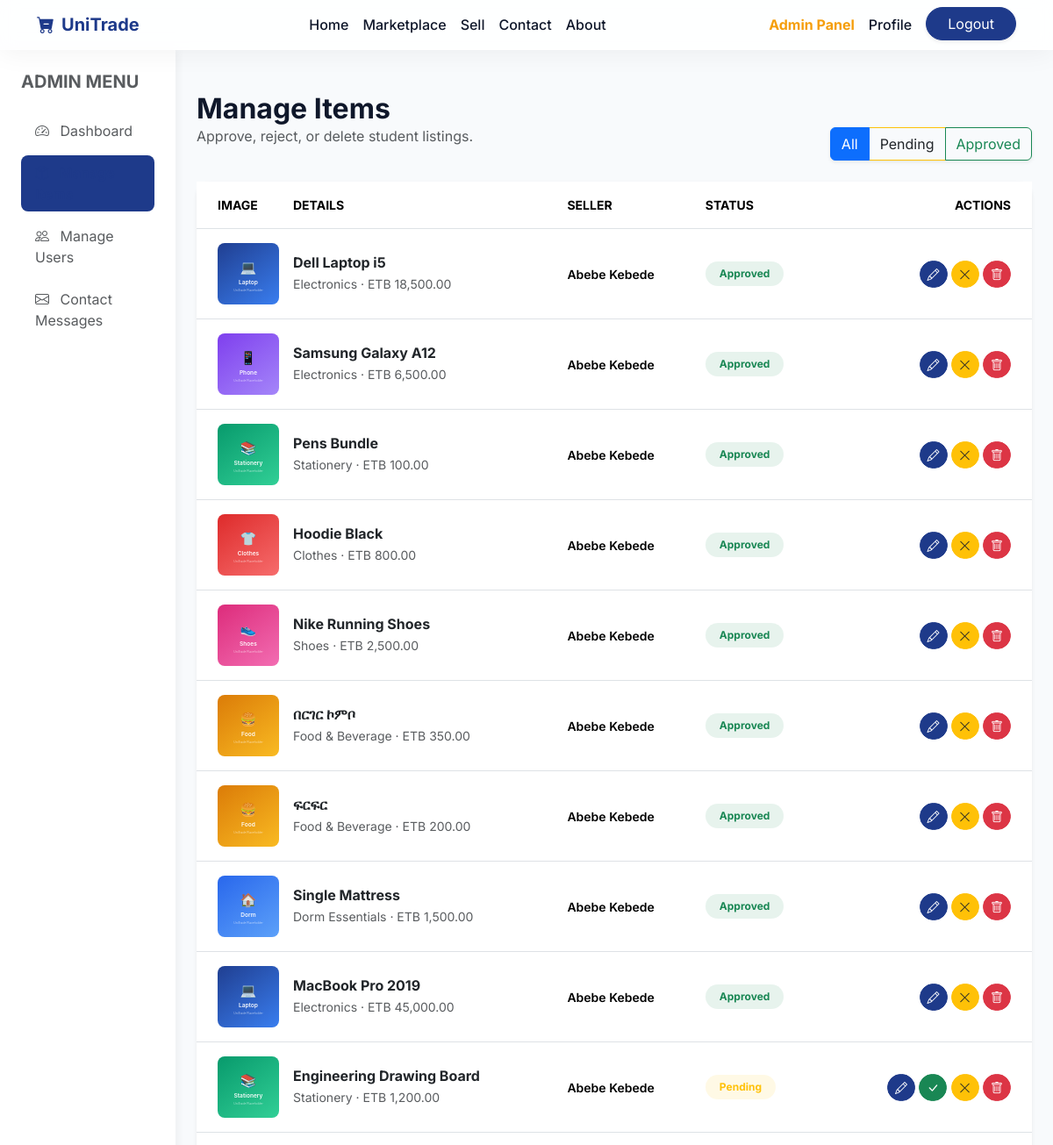
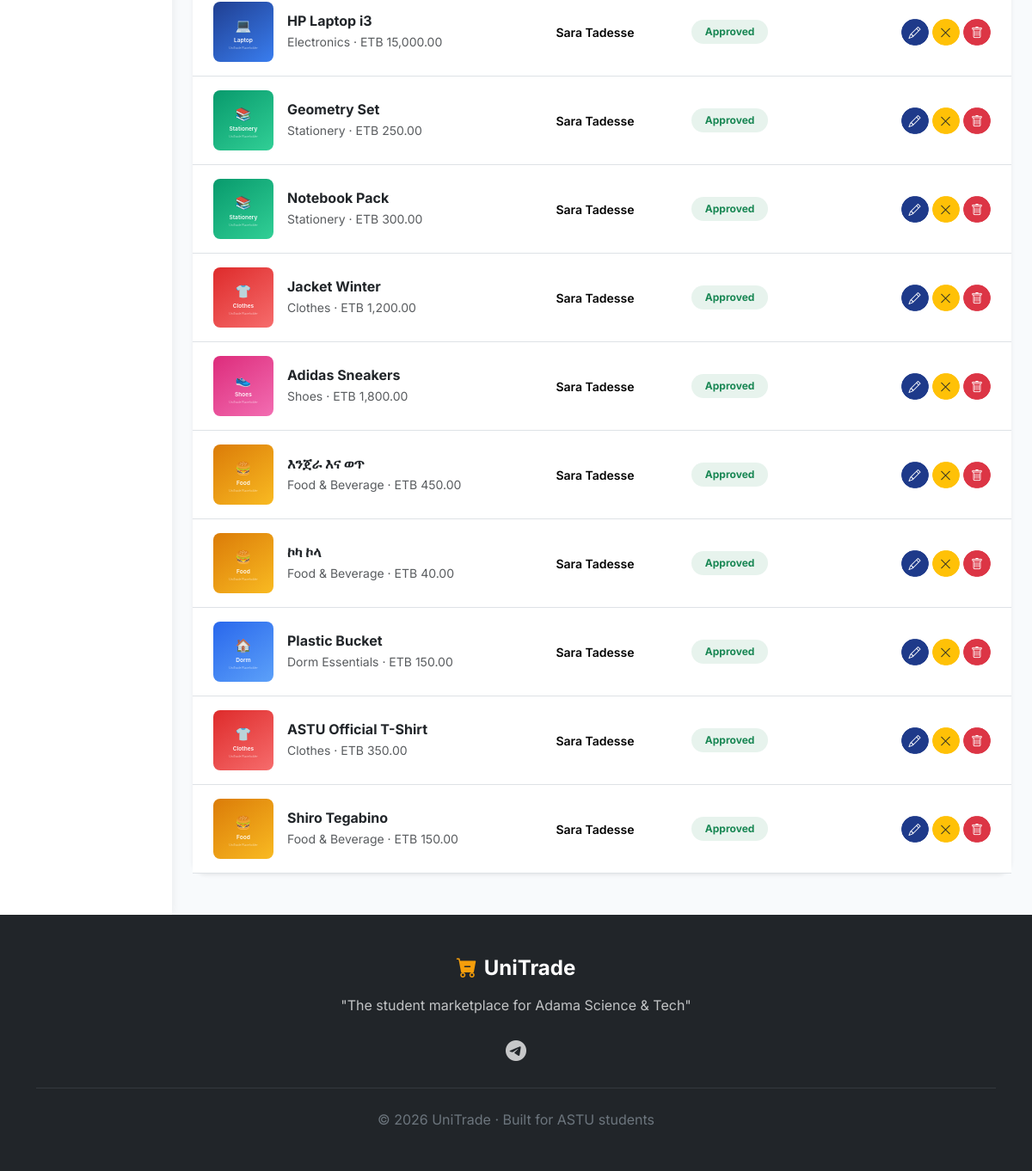
The page /admin/items.php (signed in) on the database its author committed (2 pictures, top to bottom).
### tables this page shows
CREATE TABLE `items` (
  `id` int(11) NOT NULL AUTO_INCREMENT,
  `user_id` int(11) NOT NULL,
  `category_id` int(11) NOT NULL,
  `title` varchar(255) NOT NULL,
  `description` text NOT NULL,
  `price` decimal(10,2) NOT NULL,
  `condition_type` varchar(50) NOT NULL,
  `status` enum('pending','approved','rejected') DEFAULT 'pending',
  `image` varchar(255) NOT NULL,
  `created_at` timestamp DEFAULT current_timestamp(),
  PRIMARY KEY (`id`),
  KEY `user_id` (`user_id`),
  KEY `category_id` (`category_id`),
  CONSTRAINT `items_ibfk_1` FOREIGN KEY (`user_id`) REFERENCES `users` (`id`) ON DELETE CASCADE,
  CONSTRAINT `items_ibfk_2` FOREIGN KEY (`category_id`) REFERENCES `categories` (`id`) ON DELETE CASCADE
);

CREATE TABLE `categories` (
  `id` int(11) NOT NULL AUTO_INCREMENT,
  `name` varchar(100) NOT NULL,
  `description` text DEFAULT NULL,
  `icon` varchar(50) DEFAULT NULL,
  `image` varchar(255) DEFAULT NULL,
  PRIMARY KEY (`id`)
);

CREATE TABLE `users` (
  `id` int(11) NOT NULL AUTO_INCREMENT,
  `full_name` varchar(255) NOT NULL,
  `email` varchar(255) NOT NULL,
  `password` varchar(255) NOT NULL,
  `telegram_username` varchar(100) NOT NULL,
  `phone` varchar(20) NOT NULL,
  `department` varchar(100) NOT NULL,
  `ugr_id` varchar(50) NOT NULL,
  `profile_image` varchar(255) DEFAULT 'default.png',
  `role` enum('student','admin') DEFAULT 'student',
  `is_verified` tinyint(1) DEFAULT 0,
  `created_at` timestamp DEFAULT current_timestamp(),
  PRIMARY KEY (`id`),
  UNIQUE KEY `email` (`email`)
);

### admin/items.php (the view, shortened to what this page needs)
<?php
require_once '../includes/db.php';
$status_filter = $_GET['status'] ?? '';
$where = '';
$params = [];
$query = "SELECT i.*, u.full_name as seller_name, c.name as category_name
          FROM items i
          JOIN users u ON i.user_id = u.id
          JOIN categories c ON i.category_id = c.id
          $where
          ORDER BY i.created_at DESC";
$stmt = $pdo->prepare($query);
$stmt->execute($params);
$items = $stmt->fetchAll();
require_once '../includes/header.php';
?>
<div class="container-fluid">
    <div class="row">
        <div class="col-md-3 col-lg-2 px-0 admin-sidebar d-none d-md-block">
            <div class="p-4">
                <h5 class="fw-bold text-muted text-uppercase mb-4">Admin Menu</h5>
                <ul class="nav flex-column gap-2">
                    <li class="nav-item">
                        <a class="nav-link text-dark hover-opacity-100 opacity-75" href="dashboard.php">
                            <i class="bi bi-speedometer2 me-2"></i> Dashboard
                        </a>
                    </li>
                    <li class="nav-item">
                        <a class="nav-link text-primary fw-bold bg-primary bg-opacity-10 rounded-3" href="items.php">
                            <i class="bi bi-box-seam me-2"></i> Manage Items
                        </a>
                    </li>
                    <li class="nav-item">
                        <a class="nav-link text-dark hover-opacity-100 opacity-75" href="users.php">
                            <i class="bi bi-people me-2"></i> Manage Users
                        </a>
                    </li>
                    <li class="nav-item">
                        <a class="nav-link text-dark hover-opacity-100 opacity-75" href="messages.php">
                            <i class="bi bi-envelope me-2"></i> Contact Messages
                        </a>
                    </li>
                </ul>
            </div>
        </div>
        <div class="col-md-9 col-lg-10 py-5 px-4">
            <div class="d-flex justify-content-between align-items-end mb-4">
                <div>
                    <h2 class="fw-bold mb-0">Manage Items</h2>
                    <p class="text-muted">Approve, reject, or delete student listings.</p>
                </div>
                <div class="btn-group shadow-sm">
                    <a href="items.php" class="btn btn-outline-primary <?= !$status_filter ? 'active' : '' ?>">All</a>
                    <a href="items.php?status=pending" class="btn btn-outline-warning text-dark <?= $status_filter === 'pending' ? 'active' : '' ?>">Pending</a>
                    <a href="items.php?status=approved" class="btn btn-outline-success <?= $status_filter === 'approved' ? 'active' : '' ?>">Approved</a>
                </div>
            </div>
            <div class="card glass-card border-0 shadow-sm">
                <div class="card-body p-0">
                    <div class="table-responsive">
                        <table class="table table-hover align-middle mb-0">
                            <thead class="bg-light text-muted small text-uppercase">
                                <tr>
                                    <th class="ps-4 py-3">Image</th>
                                    <th class="py-3">Details</th>
                                    <th class="py-3">Seller</th>
                                    <th class="py-3">Status</th>
                                    <th class="pe-4 py-3 text-end">Actions</th>
                                </tr>
                            </thead>
                            <tbody class="border-top-0">
                                <?php foreach ($items as $item): ?>
                                <tr>
                                    <td class="ps-4 py-3" style="width: 100px;">
                                        <img src="../uploads/<?= htmlspecialchars($item['image']) ?>" alt="Item" class="rounded-3" style="width: 70px; height: 70px; object-fit: cover;">
                                    </td>
                                    <td class="py-3">
                                        <h6 class="fw-bold mb-1"><a href="../item.php?id=<?= $item['id'] ?>" target="_blank" class="text-dark text-decoration-none"><?= htmlspecialchars($item['title']) ?></a></h6>
                                        <div class="text-muted small"><?= htmlspecialchars($item['category_name']) ?> &middot; ETB <?= number_format($item['price'], 2) ?></div>
                                    </td>
                                    <td class="py-3">
                                        <div class="fw-semibold small"><?= htmlspecialchars($item['seller_name']) ?></div>
                                    </td>
                                    <td class="py-3">
                                        <?php if ($item['status'] === 'approved'): ?>
                                            <span class="badge bg-success bg-opacity-10 text-success rounded-pill px-3 py-2">Approved</span>
                                        <?php elseif ($item['status'] === 'pending'): ?>
                                            <span class="badge bg-warning bg-opacity-10 text-warning rounded-pill px-3 py-2">Pending</span>
                                        <?php else: ?>
                                            <span class="badge bg-danger bg-opacity-10 text-danger rounded-pill px-3 py-2">Rejected</span>
                                        <?php endif; ?>
                                    </td>
                                    <td class="pe-4 py-3 text-end">
                                        <div class="d-inline-flex gap-1">
                                            <a href="edit_item.php?id=<?= $item['id'] ?>" class="btn btn-sm btn-primary rounded-pill" title="Edit">
                                                <i class="bi bi-pencil"></i>
                                            </a>
                                            <form method="POST" action="" class="d-inline">
                                                <?php if ($item['status'] !== 'approved'): ?>
                                                    <button type="submit" name="action" value="approve" class="btn btn-sm btn-success rounded-pill" title="Approve"><i class="bi bi-check-lg"></i></button>
                                                <?php endif; ?>
                                                <?php if ($item['status'] !== 'rejected'): ?>
                                                    <button type="submit" name="action" value="reject" class="btn btn-sm btn-warning text-dark rounded-pill" title="Reject"><i class="bi bi-x-lg"></i></button>
                                                <?php endif; ?>
                                                <button type="submit" name="action" value="delete" class="btn btn-sm btn-danger rounded-pill" title="Delete" onclick="return confirm('Are you sure you want to delete this item?');"><i class="bi bi-trash"></i></button>
                                            </form>
                                        </div>
                                    </td>
                                </tr>
                                <?php endforeach; ?>
                            </tbody>
                        </table>
                    </div>
                </div>
            </div>
        </div>
    </div>
</div>
<?php require_once '../includes/footer.php'; ?>

### css/style.css (style rules this page uses)
:root { --primary-color: #1E3A8A; --accent-color: #F59E0B; --bg-color: #F8FAFC; --text-color: #0F172A; --white: #FFFFFF; }
body { font-family: 'Inter', sans-serif; background-color: var(--bg-color); color: var(--text-color); display: flex; flex-direction: column; min-height: 100vh; }
.text-primary { color: var(--primary-color) !important; }
.bg-primary { background-color: var(--primary-color) !important; }
.btn-primary { background-color: var(--primary-color); border-color: var(--primary-color); transition: all 0.3s ease; }
.glass-card { background: rgba(255, 255, 255, 0.9); backdrop-filter: blur(10px); border: 1px solid rgba(255, 255, 255, 0.5); border-radius: 16px; box-shadow: 0 10px 30px rgba(0, 0, 0, 0.08); }
.admin-sidebar { min-height: calc(100vh - 76px); background: var(--white); box-shadow: 2px 0 10px rgba(0,0,0,0.05); }

### rows shown on the page
items: image (placeholder picture), title "Dell Laptop i5", category.name "Electronics", price "18,500.00", user.full_name "Abebe Kebede", status "Approved"
items: image (placeholder picture), title "Samsung Galaxy A12", category.name "Electronics", price "6,500.00", user.full_name "Abebe Kebede", status "Approved"
items: image (placeholder picture), title "Pens Bundle", category.name "Stationery", price "100.00", user.full_name "Abebe Kebede", status "Approved"
items: image (placeholder picture), title "Hoodie Black", category.name "Clothes", price "800.00", user.full_name "Abebe Kebede", status "Approved"
items: image (placeholder picture), title "Nike Running Shoes", category.name "Shoes", price "2,500.00", user.full_name "Abebe Kebede", status "Approved"
items: image (placeholder picture), title "በርገር ኮምቦ", category.name "Food & Beverage", price "350.00", user.full_name "Abebe Kebede", status "Approved"
items: image (placeholder picture), title "ፍርፍር", category.name "Food & Beverage", price "200.00", user.full_name "Abebe Kebede", status "Approved"
items: image (placeholder picture), title "Single Mattress", category.name "Dorm Essentials", price "1,500.00", user.full_name "Abebe Kebede", status "Approved"
items: image (placeholder picture), title "MacBook Pro 2019", category.name "Electronics", price "45,000.00", user.full_name "Abebe Kebede", status "Approved"
items: image (placeholder picture), title "Engineering Drawing Board", category.name "Stationery", price "1,200.00", user.full_name "Abebe Kebede", status "Pending"
items: image (placeholder picture), title "HP Laptop i3", category.name "Electronics", price "15,000.00", user.full_name "Sara Tadesse", status "Approved"
items: image (placeholder picture), title "Geometry Set", category.name "Stationery", price "250.00", user.full_name "Sara Tadesse", status "Approved"
items: image (placeholder picture), title "Notebook Pack", category.name "Stationery", price "300.00", user.full_name "Sara Tadesse", status "Approved"
items: image (placeholder picture), title "Jacket Winter", category.name "Clothes", price "1,200.00", user.full_name "Sara Tadesse", status "Approved"
items: image (placeholder picture), title "Adidas Sneakers", category.name "Shoes", price "1,800.00", user.full_name "Sara Tadesse", status "Approved"
items: image (placeholder picture), title "እንጀራ እና ወጥ", category.name "Food & Beverage", price "450.00", user.full_name "Sara Tadesse", status "Approved"
items: image (placeholder picture), title "ኮካ ኮላ", category.name "Food & Beverage", price "40.00", user.full_name "Sara Tadesse", status "Approved"
items: image (placeholder picture), title "Plastic Bucket", category.name "Dorm Essentials", price "150.00", user.full_name "Sara Tadesse", status "Approved"
items: image (placeholder picture), title "ASTU Official T-Shirt", category.name "Clothes", price "350.00", user.full_name "Sara Tadesse", status "Approved"
items: image (placeholder picture), title "Shiro Tegabino", category.name "Food & Beverage", price "150.00", user.full_name "Sara Tadesse", status "Approved"
